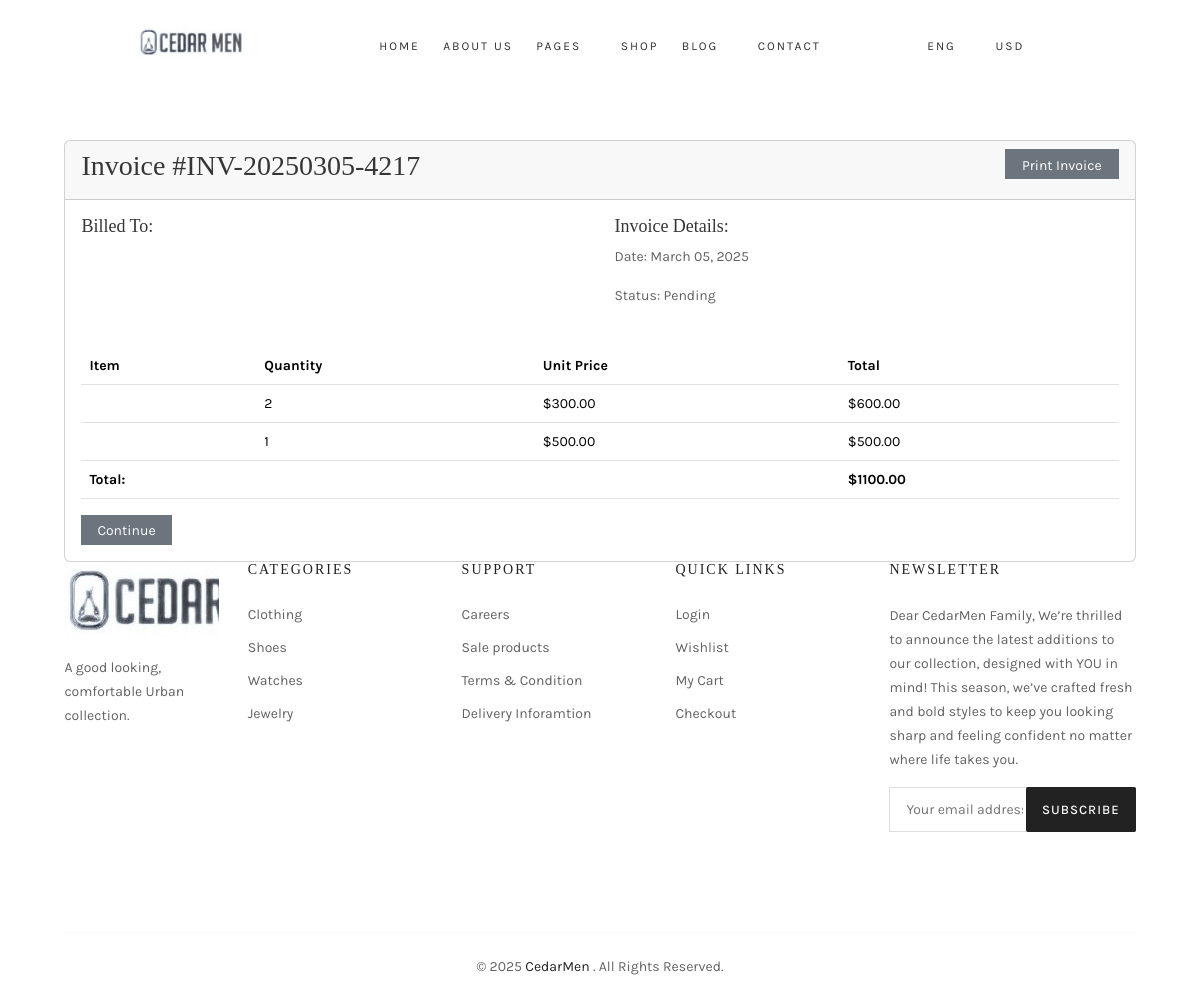
The app's page /invoices/5/ (signed in) with its own data.
### ecommerce/models.py (models this page shows, shortened)
class Invoice(models.Model):
    status_choices = [
        ("pending", "Pending"),
        ("paid", "Paid"),
        ("failed", "Failed"),
    ]
    invoice_number = models.CharField(max_length=50, unique=True, default=generate_invoice_number, blank=False, null=False)
    customer = models.ForeignKey(User, on_delete=models.CASCADE)
    order = models.OneToOneField('orders.Order', on_delete=models.CASCADE,   null=True)
    created_at = models.DateTimeField(auto_now_add=True)
    updated_at = models.DateTimeField(auto_now=True)
    total_amount = models.DecimalField(max_digits=10, decimal_places=2, default=0.00)
    status = models.CharField(max_length=10, choices=status_choices, default="pending")
    notes = models.TextField(blank=True, null=True)

class InvoiceItem(models.Model):
    invoice = models.ForeignKey(Invoice, on_delete=models.CASCADE)
    product_name = models.CharField(max_length=255, default='Nil')
    unit_price = models.DecimalField(max_digits=10, decimal_places=2, default=0.00)
    quantity = models.PositiveIntegerField(default=1)
    @property
    def total_price(self):
        return Decimal(self.unit_price or 0) * Decimal(self.quantity or 0)

### userauths/views.py (the view)
# urls.py: path('invoices/<int:invoice_id>/', views.view_invoice, name='view-invoice'), # Invoice detail
@login_required
def view_invoice(request, invoice_id):
  invoice = get_object_or_404(Invoice, id=invoice_id, customer=request.user)
  return render(request, 'theme/invoice_detail.html', {'invoice': invoice})

### cart/context_processors.py (called while the page is built)
def cart_summary(request):
    return {
        'cart': get_cart(request)
    }

### cart/utils.py (called while the page is built)
def get_cart(request):
    if request.user.is_authenticated:
        cart, created = Cart.objects.get_or_create(user=request.user)
    else:
        session_key = request.session.session_key
        if not session_key:
            request.session.create()
            session_key = request.session.session_key
        cart, created = Cart.objects.get_or_create(session_key=session_key)
    return cart

### templates/theme/invoice_detail.html (shortened to what this page needs)
{% extends 'base.html' %} {% block content %}
<div class="container mt-5">
  <div class="row">
    <div class="col-12">
      <div class="card">
        <div class="card-header d-flex justify-content-between">
          <h3>Invoice #{{ invoice.invoice_number }}</h3>
          <button
            class="btn btn-primary"
            style="background-color: #6c757d; border: 2px solid #6c757d"
            onclick="window.print()"
          >
            Print Invoice
          </button>
        </div>
        <div class="card-body">
          <div class="row mb-4">
            <div class="col-6">
              <h5>Billed To:</h5>
            </div>
            <div class="col-6 text-right">
              <h5>Invoice Details:</h5>
              <p>Date: {{ invoice.created_at|date:"F d, Y" }}</p>
              <p>Status: {{ invoice.status|title }}</p>
            </div>
          </div>
          <table class="table">
            <thead>
              <tr>
                <th>Item</th>
                <th>Quantity</th>
                <th>Unit Price</th>
                <th>Total</th>
              </tr>
            </thead>
            <tbody>
              {% for item in invoice.invoiceitem_set.all %}
              <tr>
                <td>{{ item.product.name }}</td>
                <td>{{ item.quantity }}</td>
                <td>${{ item.unit_price }}</td>
                <td>${{ item.total_price }}</td>
              </tr>
              {% endfor %}
            </tbody>
            <tfoot>
              <tr>
                <th colspan="3" class="text-right">Total:</th>
                <th>${{ invoice.total_amount }}</th>
              </tr>
            </tfoot>
          </table>
          <a
            href="{% url 'order_confirmation' invoice.order.id %}"
            class="btn btn-sm btn-secondary"
            >Continue</a
          >
        </div>
      </div>
    </div>
  </div>
</div>
{% endblock %}

### static/assets/css/style.css (style rules this page uses)
thead { background-color: #f6f6f6; }

### static/assets/css/shortcodes/bundle.css (style rules this page uses)
@media only screen and (min-width: 1200px) { .container { max-width: 1200px; } }
.row { margin-right: calc(var(--bs-gutter-x) * -.6); margin-left: calc(var(--bs-gutter-x) * -.6); }
.row > * { padding-right: calc(var(--bs-gutter-x) * .6); padding-left: calc(var(--bs-gutter-x) * .6); }
.container, .container-fluid, .container-lg, .container-md, .container-sm, .container-xl, .container-xxl { padding-right: calc(var(--bs-gutter-x) * .6); padding-left: calc(var(--bs-gutter-x) * .6); }
:root { scroll-behavior: unset; }
a { text-decoration: none; }
body { font-family: 'Karla', sans-serif; font-weight: normal; font-style: normal; font-size: 14px; }
a, .btn { -webkit-transition: all 0.3s ease-out 0s; -moz-transition: all 0.3s ease-out 0s; -ms-transition: all 0.3s ease-out 0s; -o-transition: all 0.3s ease-out 0s; transition: all 0.3s ease-out 0s; }
.btn { border-radius: 0px; font-size: 14px; padding: 0px 15px; height: 30px; line-height: 30px; }
a, button, input { outline: medium none; color: #464646; }
h1, h2, h3, h4, h5, h6 { font-family: 'Playfair Display', serif; font-weight: normal; color: #363636; margin-top: 0px; font-style: normal; font-weight: 400; }
h3 { font-size: 28px; }
h5 { font-size: 18px; }
p { font-size: 14px; font-weight: normal; line-height: 24px; color: #626262; margin-bottom: 15px; }

### records on screen
Invoice: invoice_number "INV-20250305-4217", created_at "March 05, 2025", status "Pending", total_amount "1100.00"
InvoiceItem: quantity "2", unit_price "300.00", total_price "600.00"
InvoiceItem: quantity "1", unit_price "500.00", total_price "500.00"
